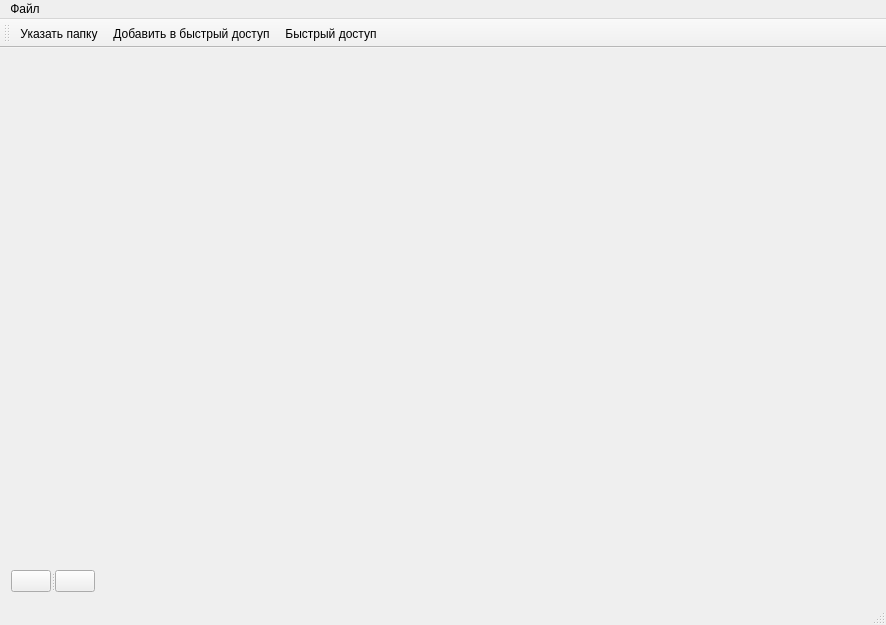
<?xml version="1.0" encoding="UTF-8"?>
<ui version="4.0">
 <class>MainWindow</class>
 <widget class="QMainWindow" name="MainWindow">
  <property name="geometry">
   <rect>
    <x>0</x>
    <y>0</y>
    <width>886</width>
    <height>625</height>
   </rect>
  </property>
  <property name="windowTitle">
   <string>View Images</string>
  </property>
  <widget class="QWidget" name="centralWidget">
   <layout class="QVBoxLayout" name="verticalLayout_3">
    <item>
     <widget class="ScaledPixmap" name="img_field" native="true"/>
    </item>
    <item>
     <widget class="QSplitter" name="splitter">
      <property name="sizePolicy">
       <sizepolicy hsizetype="Fixed" vsizetype="Fixed">
        <horstretch>0</horstretch>
        <verstretch>0</verstretch>
       </sizepolicy>
      </property>
      <property name="layoutDirection">
       <enum>Qt::LeftToRight</enum>
      </property>
      <property name="styleSheet">
       <string notr="true"/>
      </property>
      <property name="orientation">
       <enum>Qt::Horizontal</enum>
      </property>
      <widget class="QPushButton" name="previous_img">
       <property name="text">
        <string/>
       </property>
       <property name="icon">
        <iconset resource="resource.qrc">
         <normaloff>:/icon/icons/back.png</normaloff>:/icon/icons/back.png</iconset>
       </property>
       <property name="shortcut">
        <string>Left</string>
       </property>
      </widget>
      <widget class="QPushButton" name="next_img">
       <property name="text">
        <string/>
       </property>
       <property name="icon">
        <iconset resource="resource.qrc">
         <normaloff>:/icon/icons/next.png</normaloff>:/icon/icons/next.png</iconset>
       </property>
       <property name="shortcut">
        <string>Right</string>
       </property>
      </widget>
     </widget>
    </item>
   </layout>
  </widget>
  <widget class="QMenuBar" name="menuBar">
   <property name="geometry">
    <rect>
     <x>0</x>
     <y>0</y>
     <width>886</width>
     <height>21</height>
    </rect>
   </property>
   <widget class="QMenu" name="menu">
    <property name="title">
     <string>Файл</string>
    </property>
    <addaction name="openFolder"/>
    <addaction name="addShortcut"/>
    <addaction name="Shortcut"/>
   </widget>
   <addaction name="menu"/>
  </widget>
  <widget class="QToolBar" name="mainToolBar">
   <attribute name="toolBarArea">
    <enum>TopToolBarArea</enum>
   </attribute>
   <attribute name="toolBarBreak">
    <bool>false</bool>
   </attribute>
   <addaction name="openFolder"/>
   <addaction name="addShortcut"/>
   <addaction name="Shortcut"/>
  </widget>
  <widget class="QStatusBar" name="statusBar"/>
  <action name="openFolder">
   <property name="icon">
    <iconset resource="resource.qrc">
     <normaloff>:/icon/icons/open.png</normaloff>:/icon/icons/open.png</iconset>
   </property>
   <property name="text">
    <string>Указать папку</string>
   </property>
   <property name="toolTip">
    <string>Указать папку с изображениями</string>
   </property>
  </action>
  <action name="addShortcut">
   <property name="icon">
    <iconset resource="resource.qrc">
     <normaloff>:/icon/icons/add.png</normaloff>:/icon/icons/add.png</iconset>
   </property>
   <property name="text">
    <string>Добавить в быстрый доступ</string>
   </property>
  </action>
  <action name="Shortcut">
   <property name="icon">
    <iconset resource="resource.qrc">
     <normaloff>:/icon/icons/shortcut folder.png</normaloff>:/icon/icons/shortcut folder.png</iconset>
   </property>
   <property name="text">
    <string>Быстрый доступ</string>
   </property>
   <property name="toolTip">
    <string>Открыть изображения, добавленные в быстрый доступ</string>
   </property>
  </action>
 </widget>
 <layoutdefault spacing="6" margin="11"/>
 <customwidgets>
  <customwidget>
   <class>ScaledPixmap</class>
   <extends>QWidget</extends>
   <header>scaledpixmap.h</header>
   <container>1</container>
  </customwidget>
 </customwidgets>
 <resources>
  <include location="resource.qrc"/>
 </resources>
 <connections/>
</ui>
